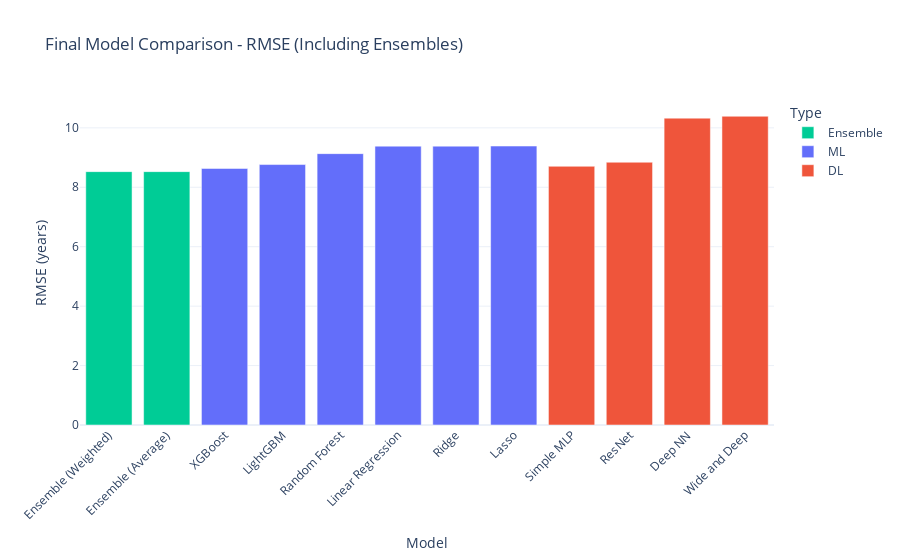

Notebook code for this chart:
### Markdown cell above
## 8. Final Summary

### Code cell
fig = px.bar(
    final_results_df,
    x='Model',
    y='RMSE',
    color='Type',
    title='Final Model Comparison - RMSE (Including Ensembles)',
    labels={'RMSE': 'RMSE (years)'},
    color_discrete_map={'ML': '#636EFA', 'DL': '#EF553B', 'Ensemble': '#00CC96'}
)
fig.update_layout(template='plotly_white', xaxis_tickangle=-45)
fig.write_html('reports/figures/39_final_comparison.html')
fig.show()

### Figure 1 — Plotly figure (JSON) as saved in the notebook; plotly's stock layout.template omitted (floating-point values rounded to 4 significant figures)
{"data": [{"hovertemplate": "Type=Ensemble<br>Model=%{x}<br>RMSE (years)=%{y}<extra></extra>", "legendgroup": "Ensemble", "marker": {"color": "#00CC96", "pattern": {"shape": ""}}, "name": "Ensemble", "orientation": "v", "showlegend": true, "textposition": "auto", "type": "bar", "x": ["Ensemble (Weighted)", "Ensemble (Average)"], "xaxis": "x", "y": [8.526, 8.526], "yaxis": "y"}, {"hovertemplate": "Type=ML<br>Model=%{x}<br>RMSE (years)=%{y}<extra></extra>", "legendgroup": "ML", "marker": {"color": "#636EFA", "pattern": {"shape": ""}}, "name": "ML", "orientation": "v", "showlegend": true, "textposition": "auto", "type": "bar", "x": ["XGBoost", "LightGBM", "Random Forest", "Linear Regression", "Ridge", "Lasso"], "xaxis": "x", "y": [8.634, 8.765, 9.132, 9.385, 9.385, 9.387], "yaxis": "y"}, {"hovertemplate": "Type=DL<br>Model=%{x}<br>RMSE (years)=%{y}<extra></extra>", "legendgroup": "DL", "marker": {"color": "#EF553B", "pattern": {"shape": ""}}, "name": "DL", "orientation": "v", "showlegend": true, "textposition": "auto", "type": "bar", "x": ["Simple MLP", "ResNet", "Deep NN", "Wide and Deep"], "xaxis": "x", "y": [8.706, 8.843, 10.33, 10.39], "yaxis": "y"}], "layout": {"barmode": "relative", "legend": {"title": {"text": "Type"}, "tracegroupgap": 0}, "title": {"text": "Final Model Comparison - RMSE (Including Ensembles)"}, "xaxis": {"anchor": "y", "domain": [0, 1], "tickangle": -45, "title": {"text": "Model"}}, "yaxis": {"anchor": "x", "domain": [0, 1], "title": {"text": "RMSE (years)"}}}}
